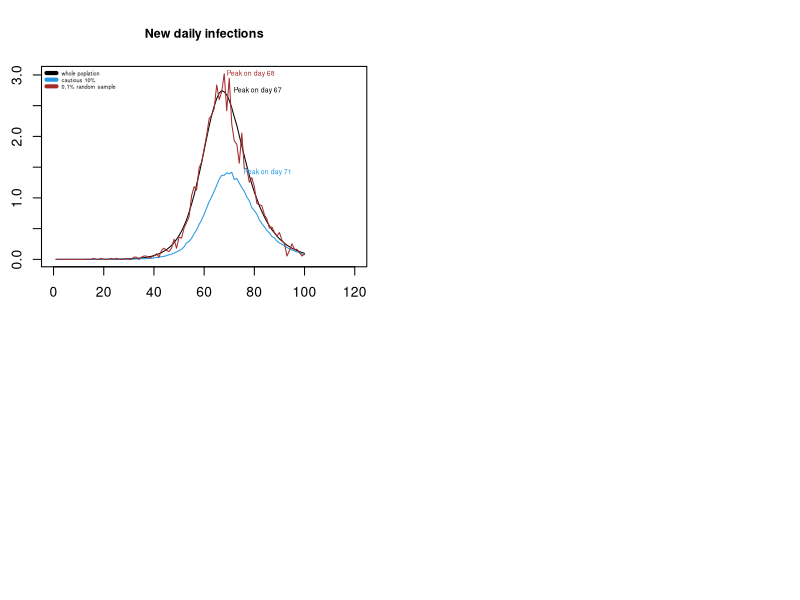

Recreate this plot in R. (Note: a time limit stopped this script after it produced the figure.)
##By Group 02： Huanyu Su(s2171849), Mia Wu(s2025818), Peiran Zhang(s2184444)
##Github Repo URL: https://github.com/BeijiStars/Practice-2

## Overview
## ********
## To come up with an epidemic simulation（function, plots and analysis) in large population in 100 days
## and try to answer the following questions: 
## 1  what do the daily infection trajectories look like for the 10% of the population 
##    with the lowest individual transmission possibilities;
## 2  and how do they compare to the infection trajectories for the whole population? 

## Steps
## ********
## 1  Write one function to simulate the number of new infections each day among the whole population;
##    and simulate the 10% population with the lowest individual transmission possibilities;
##    and simulate a radom sample of 0.1% of the population. 
## 2  Standardise and plot the daily infections trajectories and trajectory peaks compare 
##    among 'whole population', '10% cautious' and '0.1% random sample'.
## 3  Running 10 replicate simulations and plot results in three parts.
## 4  Analyze the implications of these results to the ZOE app data.

## Algorithm details
## *****************
## 1  The initial susceptible population of size 5.5 million is set, and 10 randomly chosen people 
##    are set to the exposed (E) state.
## 2  Once exposed, people have a daily probability 1/3 entering the infectious (I) state.
## 3  Each day an uninfected person, j, has a probability lambda*beta[j]*the sum of betas of all
##    currently of infectious people of being infected,and entering the E state, where lambda is
##    an overall viral infectivity parameter, vector beta contains relative contact rates for all
##    people, and the average value of betap[i] over the whole population is 1.
## 4  The infectious have a daily probability of 1/5 of leaving the infectious state (recovery or 
##    transition to serious disease). Over the course of simulation re-infection is not considered.
## 5  9 vectors are created to record the number of people in the exposed (E), infectious (I) and 
##    recovered (R) states for the whole population, the 'cautious 10%' and the 0.1% of random sample
##    each day.
## 6  The new infections on day i (i>1) for three populations are then caculated by summing the differences
##    between E state and I state, and then plus the increase of number of individuals in R state.
## 7  In order for the 3 curves to be displayed in one graph, they need to be divided 
##    by their own sample size in order to be normalised.
## 8  Simulation 10 was repeated, placing the 3 curves in 3 separate graphs to compare their fluctuations 
##    and thus explain the impact of using the ZOE app on the infection trajectory.

##  Step1 
##  write the function epidemic

epidemic <- function(n=5500000,ne=10,lambda=0.4/n,pei=1/3,pir=1/5,nd=100) {
  ## whole population (n = 5,500,000),
  ## randomly chosen people in E state (ne = 10),
  ## constant number (lambda = 0.4 / n),
  ## E <- I daily probability (pei = 1/3),
  ## I <- R or serious disease daily probabiliyu (pir = 1/5)
  ## simulate 100 days (nd = 100)
  beta <- rlnorm(n,0,0.5); beta <- beta/mean(beta)
  ## beta[i] is a relative contact rate with others the ith person in the whole population has
  E <- I <- R <- rep(0,nd) ## set up storage for pop in Exposed, Infectious and Recovered state
  E_lb <- E_r <- I_lb <- I_r <- R_lb <- R_r<- rep(0,nd) ## set up storage for pop with specific conditions
  inew <- inew_lb <- inew_r <- rep(0,nd) ## set up storage for infected and recovered pop change
  x <- rep(0,n) ## initialize to susceptible state
  
  ## start the epidemic by setting ne randomly chosen people to the E state
  x[sample((1:length(x)), ne)] <- 1 
  E[1] <- ne
  random_sample <- sample(1:n, size = 0.001*n) ## a random sample of 0.1% of the population to be recorded
  ind_lb <- which(beta < quantile(beta, 0.1)) ## the 10% of the population with lowest betas
  
  ## loop over days
  for (i in 2:nd) { 
    u <- runif(n) ## uniform random deviates
    x[x==2&u<pir] <- 3 ## I -> R
    x[x==0&u<lambda*beta*sum(beta[x==2])] <- 1 ## S -> E
    x[x==1&u<pei] <- 2 ## E -> I
    E[i] <- sum(x==1) ## exposed people of the whole pop on thid day
    I[i] <- sum(x==2) ## infectious people of the whole pop on this day
    R[i] <- sum(x==3) ## recoveries of the whole pop on this day
    E_lb[i] <- sum(x[ind_lb]==1) ## exposed people of the 10% of the pop with lowest beta
    I_lb[i] <- sum(x[ind_lb]==2) ## infectious people of the 10% of the pop with lowest beta
    R_lb[i] <- sum(x[ind_lb]==3) ## recoveries of the 10% of the pop with lowest beta
    E_r[i] <- sum(x[random_sample]==1) ## exposed people of a random sample of 0.1% of the population
    I_r[i] <- sum(x[random_sample]==2) ## infectious people of a random sample of 0.1% of the population
    R_r[i] <- sum(x[random_sample]==3) ## recoveries of a random sample of 0.1% of the population
  }
  
  inew[-1] <- E[-1] + I[-1] - (E[-nd] + I[-nd]) + (R[-1]-R[-nd]) 
  ## new infections of each day in the whole pop
  inew_lb[-1] <- E_lb[-1] + I_lb[-1] - (E_lb[-nd] + I_lb[-nd]) + (R_lb[-1]-R_lb[-nd])
  ## new infections of each day in the 10% of the pop with lowest beta
  inew_r[-1] <- E_r[-1] + I_r[-1] - (E_r[-nd] + I_r[-nd]) + (R_r[-1]-R_r[-nd]) 
  ## new infections of each day of a random sample of 0.1% of the populatio
  
  list(inew=inew,inew_lb=inew_lb,inew_r=inew_r)
} ## Epidemic

epi <- epidemic() ## simulate epidemic


##  Step2
##  Standardise and plot the daily infections trajectories

##  Standarlize new infections in three samples（whole pop ,10% cautious and 0.1% random sample)
##  It means the number of infections per 100 people.
population <- 5.5e6
inew_s <- 100*epi$inew/population
inew_lb_s <- 100*epi$inew_lb/(population * 0.1)
inew_r_s <- 100*epi$inew_r/(population * 0.001)

##  plot the daily infections trajectories in three samples (one simulate)
par(mfcol=c(2,2),mar=c(2,2.5,4,2)) 
plot(inew_s,ylim=c(0,max(inew_s,inew_lb_s,inew_r_s)),xlim=c(0,120),xlab="Day",ylab="Daily new infections per 100", type = 'l', col=1) 
## pop daily new infections (black)
lines(inew_lb_s,col=4) ## cautious 10% new daily infections (blue)
lines(inew_r_s,col='brown') ## 0.1% random sample new daily infections
legend("topleft", legend = c("whole poplation","cautious 10%","0.1% random sample"), 
       lwd = 4, col = c(1,4,'brown'), cex = 0.4, bty = "n")
title("New daily infections", cex.main=0.9)

## label the day on which each trajectory peaks
text(which.max((inew_s)),max(inew_s), labels = paste("Peak on day", which.max((inew_s))), col=1, adj=-0.25, cex = 0.5)
text(which.max((inew_lb_s)),max(inew_lb_s), labels = paste("Peak on day", which.max((inew_lb_s))), col=4, adj=-0.25, cex = 0.5)
text(which.max((inew_r_s)),max(inew_r_s), labels = paste("Peak on day", which.max((inew_r_s))), col='brown', adj=-0.05, cex = 0.5)


##  Step3
##  Running 10 replicate simulations and plot results

simulate_10 <- lapply(rep(5.5e6,10), epidemic) ## running 10 replicate simulations and return a list

##  plot daily infections trajectories in three samples respectively
##  plot 10 waves of the whole pop
plot(simulate_10[[1]]$inew,xlab="day",ylab="Daily new infections", ylim=c(0, max(sapply(simulate_10,function(x) max(x$inew)))),
     type = 'l', col=1)
for (i in 2:10){
  lines(simulate_10[[i]]$inew)
}
title("10 times simulation of\n the whole poplation",cex.main=0.9)
##  plot 10 waves of the 10% cautious pop
plot(simulate_10[[1]]$inew_lb,xlab="day",ylab="daily new infections",ylim=c(0, max(sapply(simulate_10,function(x) max(x$inew_lb)))),
     type = 'l', col=4)
for (i in 2:10){
  lines(simulate_10[[i]]$inew_lb, col=4)
}
title(strwrap("10 times simulation of the 10% of the population with lowest beta",width = 30),cex.main=0.9)
##  plot 10 waves of a random sample of 0.1% whole pop
plot(simulate_10[[1]]$inew_r,xlab="day",ylab="daily new infections", ylim=c(0, max(sapply(simulate_10,function(x) max(x$inew_r)))), 
     type = 'l', col='brown')
for (i in 2:10){
  lines(simulate_10[[i]]$inew_r, col='brown')
}
title(strwrap("10 times simulation of a random sample of 0.1% of the population",width = 30),cex.main=0.9)


##  Step4
##  Analyze the implications of these results interpreting daily 
##  infection trajectories reconstructed using the ZOE app data.

##   The results show that：

#### 1 The daily infection peak reconstructed using the ZOE app data are likely to be later than others. 
##     The infection peak of 10% cautious population with low beta values is about 
##     2-5 days later than the peak of whole population and the peak of 0.1% random sample.

#### 2 The number of infections per 100 people in the population reconstructed from the ZOE app data was 
##     significantly smaller than in the total population. 
##     The infection curve for the 10% cautious population with low beta valiue is much lower than 
##     the infection curves for the whole population and the 0.1% random sample (especially near the infection peak).
